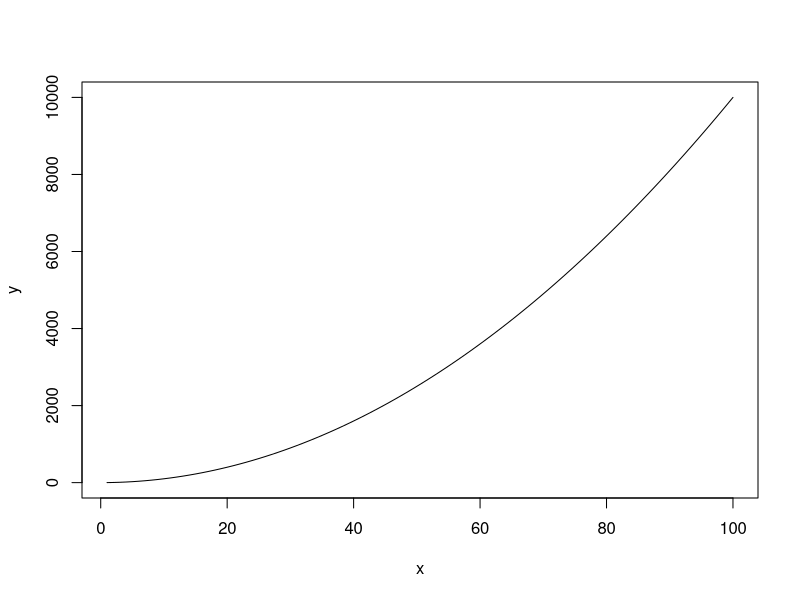

Here is the R script that generated this plot:
#!/usr/bin/Rscript

# small sample that generate a PDF plot of a formula

# 'plot' documentation
#   https://www.rdocumentation.org/packages/graphics/versions/3.6.2/topics/plot

x <- 1:100                  # Create vector.
y <- x^2                    # Create vector by formula.
png("out/plotformula.png")  # Specify the png output file name
plot(x, y, type = "l")      # Plot the values as a line = l
